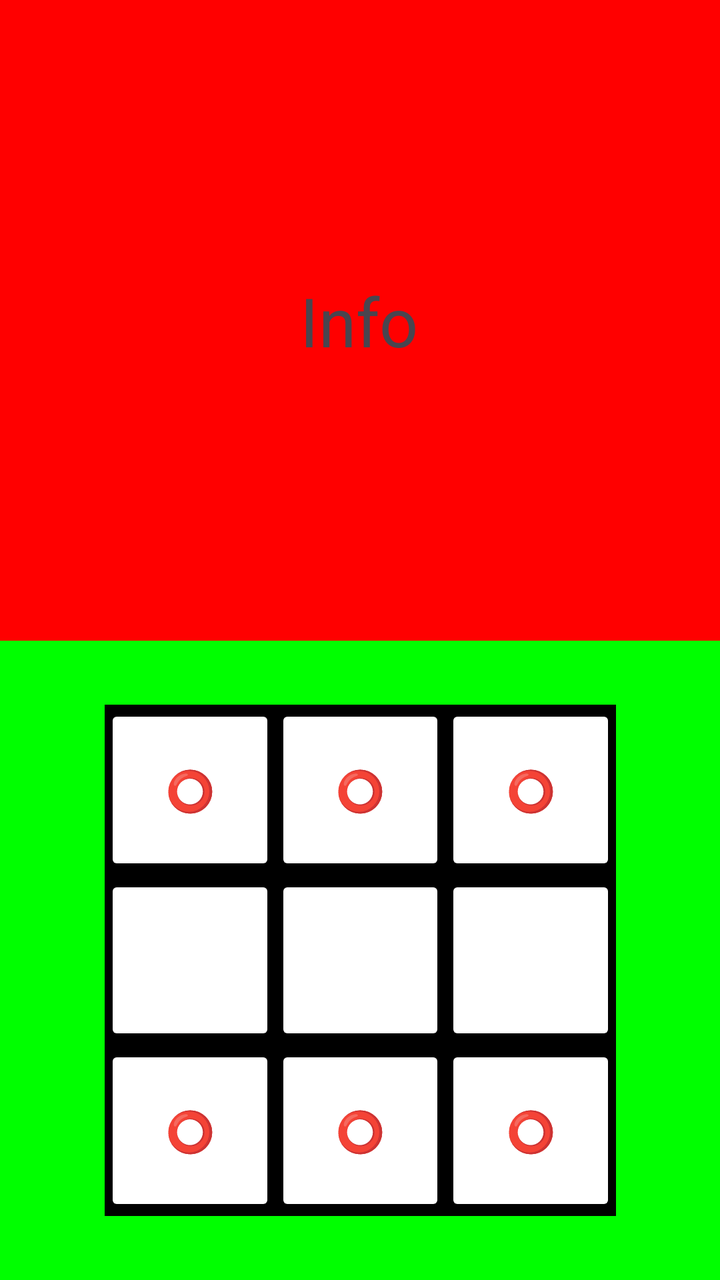
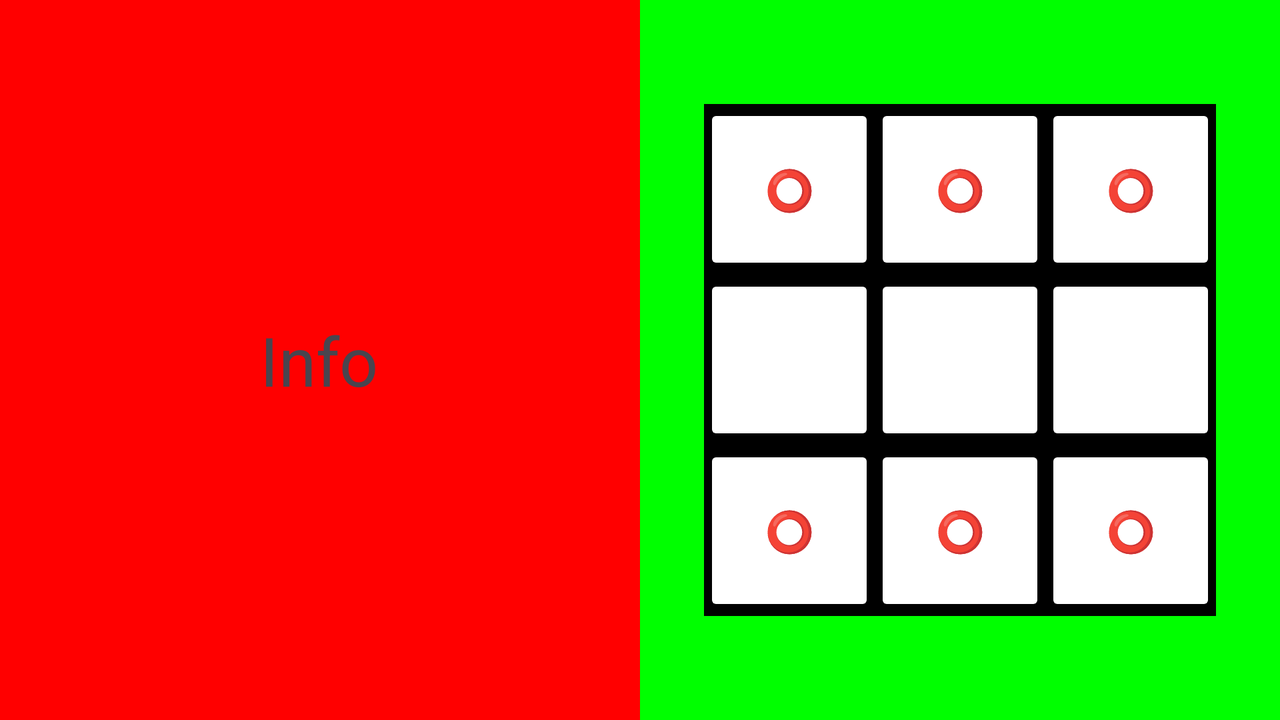

One screen, two layout resources from the same app: the default and the repository's alternative for another configuration. Each is rendered where Android would select it; the XML of both is given below.
<!-- AndroidManifest.xml: application theme Theme.Tictactoe2627f -->
<!-- res/layout/activity_main.xml -->
<?xml version="1.0" encoding="utf-8"?>
<androidx.constraintlayout.widget.ConstraintLayout xmlns:android="http://schemas.android.com/apk/res/android"
    xmlns:app="http://schemas.android.com/apk/res-auto"
    xmlns:tools="http://schemas.android.com/tools"
    android:id="@+id/main"
    android:layout_width="match_parent"
    android:layout_height="match_parent"
    tools:context=".MainActivity">

    <include
        layout="@layout/game_info"
        android:layout_width="0dp"
        android:layout_height="0dp"
        android:background="#00F"
        app:layout_constraintBottom_toTopOf="@+id/guideline6"
        app:layout_constraintEnd_toEndOf="parent"
        app:layout_constraintStart_toStartOf="parent"
        app:layout_constraintTop_toTopOf="parent" />

    <include
        layout="@layout/game_board"
        android:layout_width="0dp"
        android:layout_height="0dp"
        android:background="#00F"
        app:layout_constraintBottom_toBottomOf="parent"
        app:layout_constraintEnd_toEndOf="parent"
        app:layout_constraintStart_toStartOf="parent"
        app:layout_constraintTop_toBottomOf="@+id/guideline6"
        />

    <androidx.constraintlayout.widget.Guideline
        android:id="@+id/guideline6"
        android:layout_width="wrap_content"
        android:layout_height="wrap_content"
        android:orientation="horizontal"
        app:layout_constraintGuide_percent="0.500684" />

</androidx.constraintlayout.widget.ConstraintLayout>
<!-- res/layout/game_info.xml (included above) -->
<?xml version="1.0" encoding="utf-8"?>
<androidx.constraintlayout.widget.ConstraintLayout xmlns:android="http://schemas.android.com/apk/res/android"
    xmlns:app="http://schemas.android.com/apk/res-auto"
    xmlns:tools="http://schemas.android.com/tools"
    android:layout_width="match_parent"
    android:layout_height="match_parent"
    android:background="#F00">

    <TextView
        android:id="@+id/textViewInfo"
        android:layout_width="wrap_content"
        android:layout_height="wrap_content"
        android:text="Info"
        android:textSize="34sp"
        app:layout_constraintBottom_toBottomOf="parent"
        app:layout_constraintEnd_toEndOf="parent"
        app:layout_constraintHorizontal_bias="0.498"
        app:layout_constraintStart_toStartOf="parent"
        app:layout_constraintTop_toTopOf="parent" />
</androidx.constraintlayout.widget.ConstraintLayout>
<!-- res/layout/game_board.xml (included above) -->
<?xml version="1.0" encoding="utf-8"?>
<androidx.constraintlayout.widget.ConstraintLayout xmlns:android="http://schemas.android.com/apk/res/android"
    xmlns:app="http://schemas.android.com/apk/res-auto"
    android:layout_width="match_parent"
    android:layout_height="match_parent"
    android:background="#0F0">

    <androidx.constraintlayout.widget.ConstraintLayout
        android:layout_width="0dp"
        android:layout_height="0dp"
        android:layout_marginStart="32dp"
        android:layout_marginTop="32dp"
        android:layout_marginEnd="32dp"
        android:layout_marginBottom="32dp"
        android:background="#000"
        app:layout_constraintBottom_toBottomOf="parent"
        app:layout_constraintDimensionRatio="1:1"
        app:layout_constraintEnd_toEndOf="parent"
        app:layout_constraintStart_toStartOf="parent"
        app:layout_constraintTop_toTopOf="parent">

        <Button
            style="@style/GameButton"
            android:id="@+id/button"
            android:text="⭕️"
            app:layout_constraintDimensionRatio="1:1"
            app:layout_constraintEnd_toStartOf="@+id/button2"
            app:layout_constraintHorizontal_bias="0.5"
            app:layout_constraintHorizontal_chainStyle="spread_inside"
            app:layout_constraintStart_toStartOf="parent"
            app:layout_constraintTop_toTopOf="parent" />
        <Button
            style="@style/GameButton"
            android:id="@+id/button4"
            android:text=""
            app:layout_constraintDimensionRatio="1:1"
            app:layout_constraintEnd_toStartOf="@+id/button2"
            app:layout_constraintHorizontal_bias="0.0"
            app:layout_constraintHorizontal_chainStyle="spread_inside"
            app:layout_constraintStart_toStartOf="parent"
            app:layout_constraintTop_toBottomOf="@+id/button" />

        <Button
            style="@style/GameButton"
            android:id="@+id/button9"
            android:text="⭕️"
            app:layout_constraintDimensionRatio="1:1"
            app:layout_constraintEnd_toStartOf="@+id/button2"
            app:layout_constraintHorizontal_bias="0.0"
            app:layout_constraintHorizontal_chainStyle="spread_inside"
            app:layout_constraintStart_toStartOf="parent"
            app:layout_constraintTop_toBottomOf="@+id/button4" />

        <Button
            style="@style/GameButton"
            android:id="@+id/button2"
            android:text="⭕️"
            app:layout_constraintDimensionRatio="1:1"
            app:layout_constraintEnd_toStartOf="@+id/button3"
            app:layout_constraintHorizontal_bias="0.5"
            app:layout_constraintStart_toEndOf="@+id/button"
            app:layout_constraintTop_toTopOf="@+id/button" />

        <Button
            style="@style/GameButton"
            android:id="@+id/button5"
            android:text=""
            app:layout_constraintDimensionRatio="1:1"
            app:layout_constraintEnd_toStartOf="@+id/button3"
            app:layout_constraintHorizontal_bias="0.0"
            app:layout_constraintStart_toEndOf="@+id/button"
            app:layout_constraintTop_toBottomOf="@+id/button" />

        <Button
            style="@style/GameButton"
            android:id="@+id/button8"
            android:text="⭕️"
            app:layout_constraintDimensionRatio="1:1"
            app:layout_constraintEnd_toStartOf="@+id/button3"
            app:layout_constraintHorizontal_bias="0.0"
            app:layout_constraintStart_toEndOf="@+id/button"
            app:layout_constraintTop_toBottomOf="@+id/button4" />

        <Button
            style="@style/GameButton"
            android:id="@+id/button3"
            android:text="⭕️"
            app:layout_constraintDimensionRatio="1:1"
            app:layout_constraintEnd_toEndOf="parent"
            app:layout_constraintHorizontal_bias="0.5"
            app:layout_constraintStart_toEndOf="@+id/button2"
            app:layout_constraintTop_toTopOf="@+id/button2" />

        <Button
            style="@style/GameButton"
            android:id="@+id/button6"
            android:text=""
            app:layout_constraintDimensionRatio="1:1"
            app:layout_constraintEnd_toEndOf="parent"
            app:layout_constraintHorizontal_bias="0.0"
            app:layout_constraintStart_toEndOf="@+id/button2"
            app:layout_constraintTop_toBottomOf="@+id/button2" />

        <Button
            style="@style/GameButton"
            android:id="@+id/button7"
            android:text="⭕️"
            app:layout_constraintDimensionRatio="1:1"
            app:layout_constraintEnd_toEndOf="parent"
            app:layout_constraintHorizontal_bias="0.0"
            app:layout_constraintStart_toEndOf="@+id/button2"
            app:layout_constraintTop_toBottomOf="@+id/button5" />
    </androidx.constraintlayout.widget.ConstraintLayout>
</androidx.constraintlayout.widget.ConstraintLayout>
<!-- resources referenced by this layout -->
<resources>
  <style name="GameButton" parent="@style/Widget.AppCompat.Button">
          <item name="android:textSize">20sp</item>
          <item name="android:textColor">#008</item>
          <item name="android:layout_width">0dp</item>
          <item name="android:layout_height">0dp</item>
          <item name="backgroundTint">#FFF</item>
      </style>
  <style name="Theme.Tictactoe2627f" parent="Base.Theme.Tictactoe2627f" />
  <style name="Base.Theme.Tictactoe2627f" parent="Theme.Material3.DayNight.NoActionBar">
          
          
      </style>
</resources>
<!-- res/layout-land/activity_main.xml (the repository's variant of the layout above) -->
<!-- drawn on the phone turned sideways -->
<?xml version="1.0" encoding="utf-8"?>
<androidx.constraintlayout.widget.ConstraintLayout xmlns:android="http://schemas.android.com/apk/res/android"
    xmlns:app="http://schemas.android.com/apk/res-auto"
    xmlns:tools="http://schemas.android.com/tools"
    android:id="@+id/main"
    android:layout_width="match_parent"
    android:layout_height="match_parent"
    tools:context=".MainActivity">

    <include
        layout="@layout/game_info"
        android:layout_width="0dp"
        android:layout_height="0dp"
        android:background="#00F"
        app:layout_constraintBottom_toBottomOf="parent"
        app:layout_constraintEnd_toStartOf="@+id/guideline6"
        app:layout_constraintStart_toStartOf="parent"
        app:layout_constraintTop_toTopOf="parent" />

    <include
        layout="@layout/game_board"
        android:layout_width="0dp"
        android:layout_height="0dp"
        android:background="#F00"
        app:layout_constraintBottom_toBottomOf="parent"
        app:layout_constraintEnd_toEndOf="parent"
        app:layout_constraintStart_toStartOf="@+id/guideline6"
        app:layout_constraintTop_toTopOf="parent"
        />

    <androidx.constraintlayout.widget.Guideline
        android:id="@+id/guideline6"
        android:layout_width="wrap_content"
        android:layout_height="wrap_content"
        android:orientation="vertical"
        app:layout_constraintGuide_percent="0.5" />

</androidx.constraintlayout.widget.ConstraintLayout>
